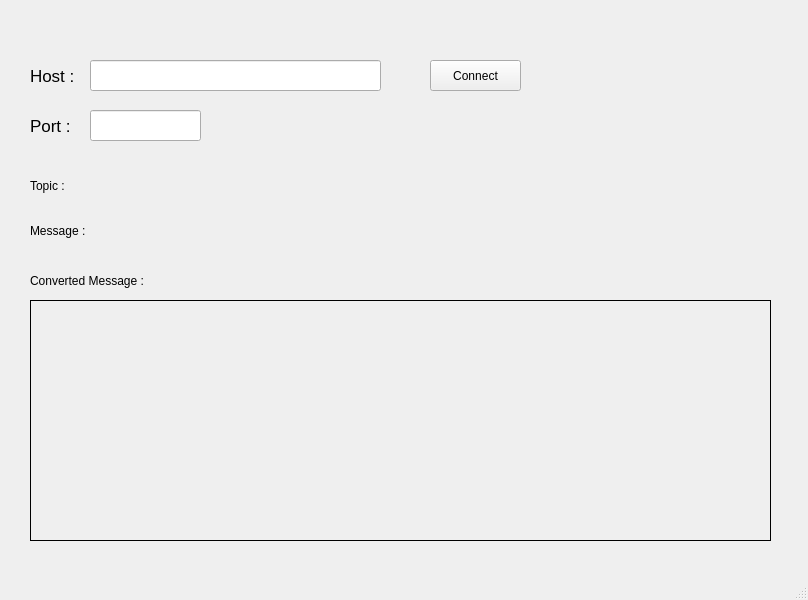
<?xml version="1.0" encoding="UTF-8"?>
<ui version="4.0">
 <class>client</class>
 <widget class="QMainWindow" name="client">
  <property name="geometry">
   <rect>
    <x>0</x>
    <y>0</y>
    <width>808</width>
    <height>600</height>
   </rect>
  </property>
  <property name="windowTitle">
   <string>MQTT</string>
  </property>
  <widget class="QWidget" name="centralwidget">
   <widget class="QLabel" name="host">
    <property name="geometry">
     <rect>
      <x>30</x>
      <y>60</y>
      <width>67</width>
      <height>31</height>
     </rect>
    </property>
    <property name="font">
     <font>
      <pointsize>13</pointsize>
     </font>
    </property>
    <property name="text">
     <string>Host :</string>
    </property>
   </widget>
   <widget class="QLabel" name="label">
    <property name="geometry">
     <rect>
      <x>30</x>
      <y>110</y>
      <width>67</width>
      <height>31</height>
     </rect>
    </property>
    <property name="font">
     <font>
      <pointsize>13</pointsize>
     </font>
    </property>
    <property name="text">
     <string>Port :</string>
    </property>
   </widget>
   <widget class="QLineEdit" name="host_edit">
    <property name="geometry">
     <rect>
      <x>90</x>
      <y>60</y>
      <width>291</width>
      <height>31</height>
     </rect>
    </property>
   </widget>
   <widget class="QLineEdit" name="port_edit">
    <property name="geometry">
     <rect>
      <x>90</x>
      <y>110</y>
      <width>111</width>
      <height>31</height>
     </rect>
    </property>
   </widget>
   <widget class="QPushButton" name="connectButton">
    <property name="geometry">
     <rect>
      <x>430</x>
      <y>60</y>
      <width>91</width>
      <height>31</height>
     </rect>
    </property>
    <property name="text">
     <string>Connect</string>
    </property>
   </widget>
   <widget class="QLabel" name="topic">
    <property name="geometry">
     <rect>
      <x>30</x>
      <y>170</y>
      <width>221</width>
      <height>31</height>
     </rect>
    </property>
    <property name="text">
     <string>Topic : </string>
    </property>
   </widget>
   <widget class="QLabel" name="message">
    <property name="geometry">
     <rect>
      <x>30</x>
      <y>210</y>
      <width>561</width>
      <height>41</height>
     </rect>
    </property>
    <property name="text">
     <string>Message :</string>
    </property>
   </widget>
   <widget class="QLabel" name="convertedMessage">
    <property name="geometry">
     <rect>
      <x>30</x>
      <y>260</y>
      <width>191</width>
      <height>41</height>
     </rect>
    </property>
    <property name="text">
     <string>Converted Message :</string>
    </property>
   </widget>
   <widget class="QLabel" name="printOut">
    <property name="geometry">
     <rect>
      <x>30</x>
      <y>300</y>
      <width>741</width>
      <height>241</height>
     </rect>
    </property>
    <property name="frameShape">
     <enum>QFrame::Panel</enum>
    </property>
    <property name="frameShadow">
     <enum>QFrame::Plain</enum>
    </property>
    <property name="text">
     <string/>
    </property>
   </widget>
  </widget>
  <widget class="QMenuBar" name="menubar">
   <property name="geometry">
    <rect>
     <x>0</x>
     <y>0</y>
     <width>808</width>
     <height>22</height>
    </rect>
   </property>
  </widget>
  <widget class="QStatusBar" name="statusbar"/>
 </widget>
 <resources/>
 <connections/>
</ui>
